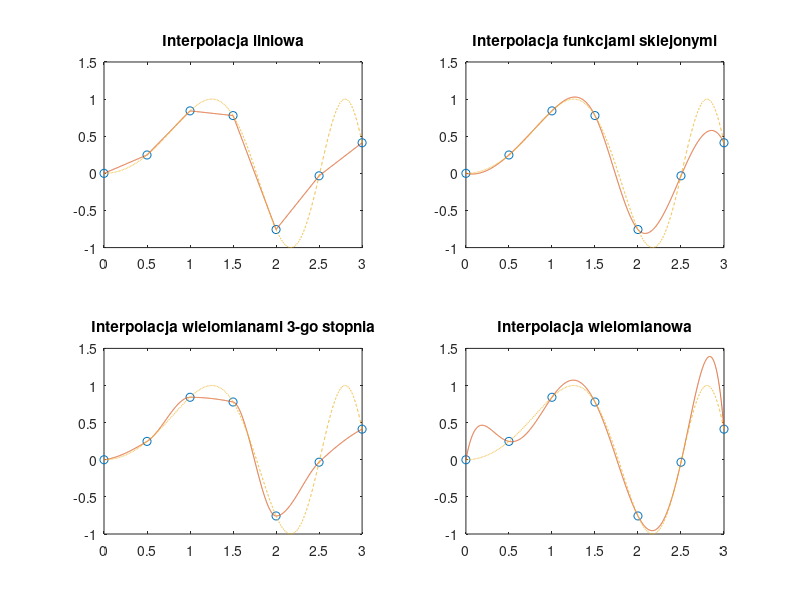

Write MATLAB code to recreate this figure. (Note: this script raises an error after producing the figure.)
x = 0:0.5:3;
y = sin(x.^2);

xi = 0:0.001:3;

yi = sin(xi.^2);

w_linear = interp1(x, y, xi, 'linear');

w_spline = interp1(x, y, xi, 'spline');

w_cubic = interp1(x, y, xi, 'cubic');


subplot(2, 2, 1);
plot(x, y, 'o', xi, w_linear, xi, yi, '--');
axis([0, 3, -1, 1.5]);

title('Interpolacja liniowa');

subplot(2, 2, 2);
plot(x, y, 'o', xi, w_spline, xi, yi, '--');
axis([0, 3, -1, 1.5]);

title('Interpolacja funkcjami sklejonymi');

subplot(2, 2, 3);
plot(x, y, 'o', xi, w_cubic, xi, yi, '--');
axis([0, 3, -1, 1.5]);

title('Interpolacja wielomianami 3-go stopnia');

subplot(2, 2, 4);
A = polyfit(x,y,length(x)-1);
w = polyval(A, xi);
plot(x, y, 'o', xi, w, xi, yi, '--');
axis([0, 3, -1, 1.5]);

title('Interpolacja wielomianowa');

sgtitle('Metody interpolacji dla y = sin(x^2)');